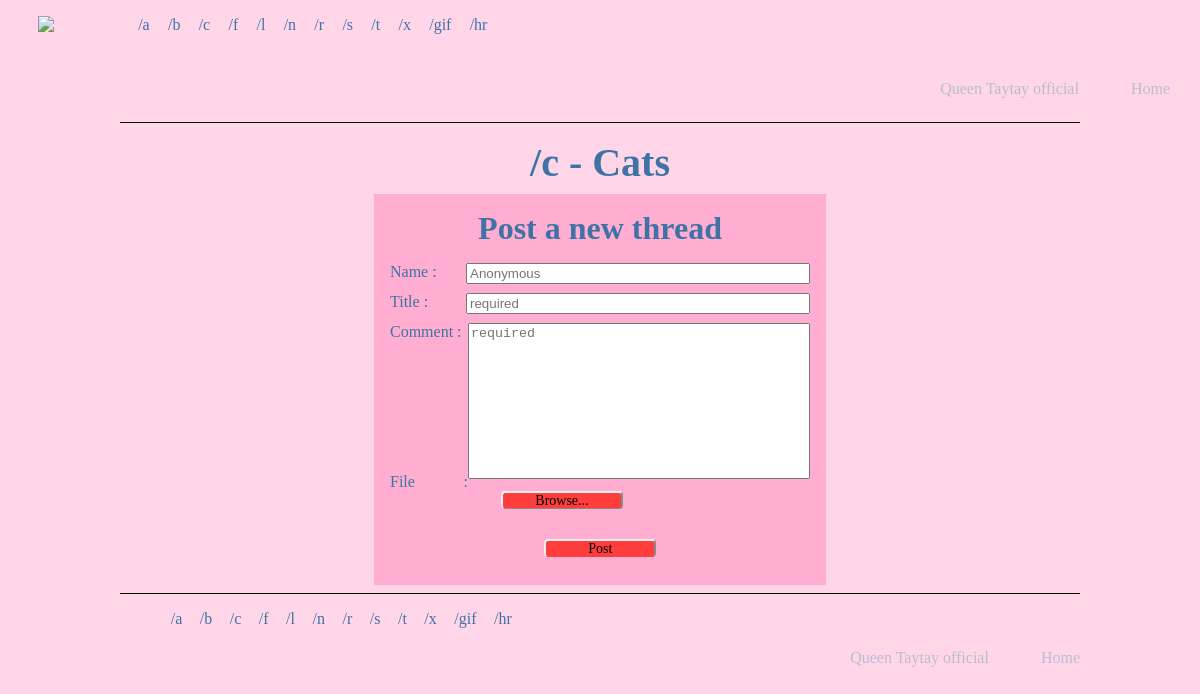
/thread.php?id=3, run on the app's committed database.
### tables this page shows
CREATE TABLE `category` (
  `id` int(11) NOT NULL,
  `type` varchar(8) NOT NULL,
  `category` varchar(123) NOT NULL
);

### thread.php (the view, shortened to what this page needs)
<?php
	$whatForm = 'thread';
	$id = 'category_id';
	require_once 'connect.php';
    $title = 'SELECT
    `id`,
	`type`,
	`category`
	FROM
	`category`
	;';
	$stmt = $pdo->prepare($title);
    $stmt->execute();
    $headList = $stmt->fetchAll();
    $getTitle = array();
    foreach ($headList as $key => $value) {
    	if($headList[$key]['id']==$_GET['id'])
    	{
    		array_push($getTitle, $headList[$key]['type'], $headList[$key]['category'], $headList[$key]['id']);
    	}
    }
?>
<!DOCTYPE html>
<html>
<head>
	<link rel="stylesheet" type="text/css" href="styles/tschan.css">
</head>
<body>
	<?php
		require_once 'header.php';
		require_once 'form.php';
	?>
	<?php
		require_once('footer.php');
	?>
</body>
</html>

### header.php
<header class="page">
	<a href="index.php"><img src="content/logoSwift.png" class="logo"></a>
	<ul class="headList">
<?php foreach ($headList as $key => $value): ?>
		<li class="navList" title="<?=$headList[$key]['category']?>"><a href="thread.php?id=<?=$headList[$key]['id']?>">/<?=$headList[$key]['type']?></a></li>
<?php endforeach; ?>
	</ul>
	<nav class="headNav">
		<a href="http://www.taylorswift.com">Queen Taytay official</a>
		<a href="index.php">Home</a>
	</nav>
</header>

### form.php (shortened to what this page needs)
<main>
	<div class="thForm">
<?php
	if (isset($_GET['id'])):
?>
	<h2>/<?=$getTitle['0']?> - <?=$getTitle['1']?></h2>
		<h3 id="formTitle">Post a new <?=$whatForm?></h3>
		<form id="dropper" class="newThread" method="post" enctype="multipart/form-data">
			<div class="formLine">
				<span class="what">Name :</span>
				<input class="formContent" type="text" name="name" placeholder="Anonymous">
			</div>
			<?php if ($id == 'category_id'): ?>
				<div class="formLine">
					<span class="what">Title :</span>
					<input class="checkClass formContent" type="text" name="title" placeholder="required" required="required">
				</div>
			<?php endif; ?>
			<div class="textarea">
				<span class="what">Comment :</span>
				<textarea class="formContent" name="comment" maxlength="4208" rows="10" placeholder="required" selectionDirection="none" required="required"></textarea>
			</div>
			<div class="formLine">
				<span class="what">File :</span>
				<label for="file" class="browse">Browse...</label>
			</div>
			<div class="formLine">
			</div>
			<div class="formLine">
				<label id="button" class="post">Post</label>
			</div>
		</form>
	</div>
<?php
	endif;
?>

### footer.php
</main>
<footer>
	<ul class="footList">
<?php foreach ($headList as $key => $value): ?>
		<li class="navList" title="<?=$headList[$key]['category']?>"><a href="thread.php?id=<?=$headList[$key]['id']?>">/<?=$headList[$key]['type']?></a></li>
<?php endforeach; ?>
	</ul>
	<nav class="footNav">
		<a href="http://www.taylorswift.com">Queen Taytay official</a>
		<a href="index.php">Home</a>
	</nav>
</footer>

### styles/tschan.css (style rules this page uses)
body { background-color: #FFD6E8; margin: 0; font-size: 1em; color: #3F73A5; }
ul { list-style: none; }
li a { color: #3F73A5; }
a { text-decoration: none; color: #B8BECC; }
.navList { margin-left: 8px; }
.page { width: 95%; max-height: 84px; margin: 0 auto; }
.logo { height: 84px; float: left; margin-left: 8px; }
.headList { margin-left: 5%; margin-bottom: 5px; max-height: 100%; }
.headList li { display: inline; padding: 0.3%; }
.headNav { float: right; display: inline; margin-top: 2.56em; }
.headNav a { margin-left: 3em; font-size: 1em; }
.formLine .post { display: flex; width: 8%; margin: 0 auto; padding-left: 42px; background-color: #FF3D3D; border-radius: 4px; text-align: center; }
.browse, .post { -moz-box-shadow:inset 0px 39px 0px -24px #FF3D3D; -webkit-box-shadow:inset 0px 39px 0px -24px #FF3D3D; box-shadow:inset 0px 39px 0px -24px #FF3D3D; background-color: #8A8A8A; -moz-border-radius:4px; -webkit-border-radius:4px; border-radius:4px; border-top: 2px solid #EFEFEF; border-left: 2px solid #EFEFEF; border-right: 2px solid #8A8A8A; display:inline-block; cursor:pointer; color:black; font-family: Lucida ; font-size:14px; padding: 0 32px; margin-left: 26.5%; }
h2 { display: block; width: 500px; margin: 0 auto; text-align: center; font-size: 2.5em; padding-top: 8px; padding-bottom: 8px; }
h3 { display: block; max-width: 452px; margin: 0 auto; background-color: #ffadd1; text-align: center; padding-top: 16px; font-size: 2em; }
.thForm { max-width: 80%; margin: 0 auto; margin-top: 88px; border-top: 1px solid black; text-align: justify; padding-top: 8px; padding-bottom: 8px; }
.newThread { padding: 16px; max-width: 420px; height: auto; margin: 0 auto; background-color: #ffadd1; }
.newThread input, .newThread textarea { width: 80%; float: right; resize: none; }
.newThread .formLine { display: block; min-height: 30px; }
.newThread .textarea { display: block; height: 150px; }
.what { height: 100%; }
footer { border-top: 1px solid black; max-width: 80%; margin: 0 auto; }
.footNav { float: right; display: inline; margin-top: 1em; margin-bottom: 10px; }
.footNav a { margin-left: 3em; font-size: 1em; text-decoration: none; color: #B8BECC; }
.footList { margin-bottom: 5px; max-height: 100%; }
.footList li { display: inline; padding: 0.3%; }

### data on the page
category: type "a"
category: type "b"
category: type "c", category "Cats"
category: type "f"
category: type "l"
category: type "n"
category: type "r"
category: type "s"
category: type "t"
category: type "x"
category: type "gif"
category: type "hr"

### other printed values
$whatForm "thread"
